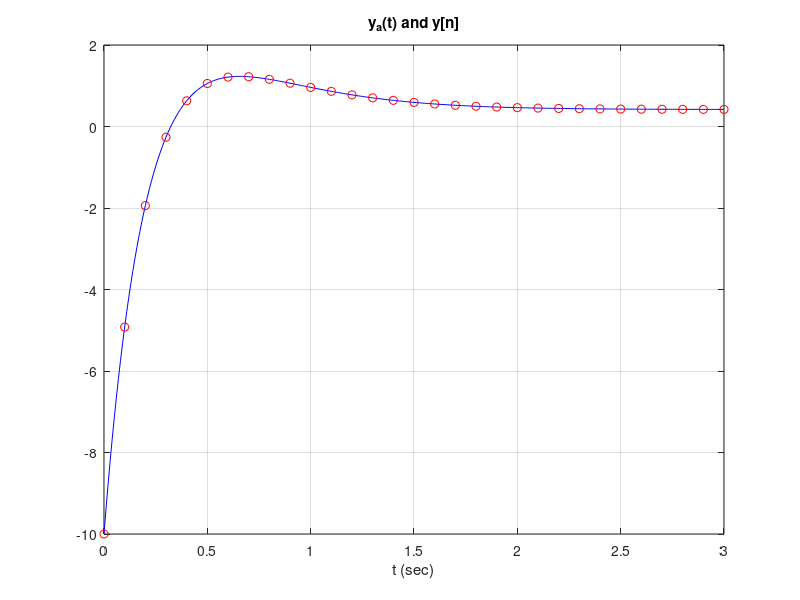

Recreate this plot in MATLAB.
% Script: mexdt_6_2.m
A = [-2,-2;1,-5];
B = [1;0];
C = [0,5];
d = 0;
Ts = 0.1;
A_bar = expm(A*Ts);
B_bar = inv(A)*(A_bar-eye(2))*B;
C_bar = C;
d_bar = d;
xn = [3;-2];       % Initial value of state vector
n = [0:30];        % Vector of indices
yn = [];           % Empty vector to start
for nn=0:30,
  xnp1 = A_bar*xn+B_bar;  % 'xnp1' represents x[n+1]
  yn = [yn,C*xn];         % Append to vector 'yn'
  xn = xnp1;              % New becomes old for next iteration
end;
% Graph correct vs. approximate solution
t = [0:0.01:3];
ya = 5/12+70/3*exp(-3*t)-135/4*exp(-4*t);  % Eqn. (6.69)
plot(t,ya,'b-',n*Ts,yn,'ro'); grid;
title('y_{a}(t) and y[n]');
xlabel('t (sec)');
